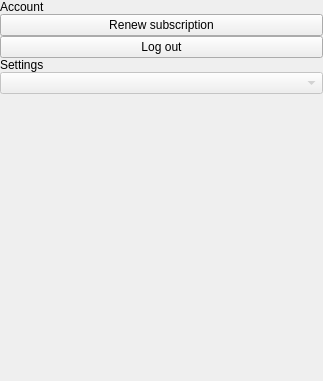
<?xml version="1.0" encoding="UTF-8"?>
<ui version="4.0">
 <class>SettingsScreen</class>
 <widget class="QWidget" name="SettingsScreen">
  <property name="geometry">
   <rect>
    <x>0</x>
    <y>0</y>
    <width>323</width>
    <height>381</height>
   </rect>
  </property>
  <property name="windowTitle">
   <string>Form</string>
  </property>
  <layout class="QVBoxLayout" name="verticalLayout">
   <property name="spacing">
    <number>0</number>
   </property>
   <property name="leftMargin">
    <number>0</number>
   </property>
   <property name="topMargin">
    <number>0</number>
   </property>
   <property name="rightMargin">
    <number>0</number>
   </property>
   <property name="bottomMargin">
    <number>0</number>
   </property>
   <item alignment="Qt::AlignLeft">
    <widget class="QLabel" name="lblAccount">
     <property name="text">
      <string>Account</string>
     </property>
     <property name="alignment">
      <set>Qt::AlignJustify|Qt::AlignVCenter</set>
     </property>
    </widget>
   </item>
   <item>
    <widget class="CustomPlacementButton" name="btnRenew">
     <property name="text">
      <string>Renew subscription</string>
     </property>
    </widget>
   </item>
   <item>
    <widget class="CustomPlacementButton" name="btnLogOut">
     <property name="text">
      <string>Log out</string>
     </property>
    </widget>
   </item>
   <item alignment="Qt::AlignLeft">
    <widget class="QLabel" name="lblSettings">
     <property name="text">
      <string>Settings</string>
     </property>
     <property name="alignment">
      <set>Qt::AlignJustify|Qt::AlignVCenter</set>
     </property>
    </widget>
   </item>
   <item>
    <widget class="CustomComboBox" name="cbbLanguage">
     <property name="enabled">
      <bool>false</bool>
     </property>
    </widget>
   </item>
   <item>
    <spacer name="verticalSpacer">
     <property name="orientation">
      <enum>Qt::Vertical</enum>
     </property>
     <property name="sizeHint" stdset="0">
      <size>
       <width>20</width>
       <height>259</height>
      </size>
     </property>
    </spacer>
   </item>
  </layout>
 </widget>
 <customwidgets>
  <customwidget>
   <class>CustomComboBox</class>
   <extends>QComboBox</extends>
   <header>CustomComboBox.h</header>
  </customwidget>
  <customwidget>
   <class>CustomPlacementButton</class>
   <extends>QPushButton</extends>
   <header location="global">CustomPlacementButton.h</header>
  </customwidget>
 </customwidgets>
 <resources/>
 <connections/>
</ui>
